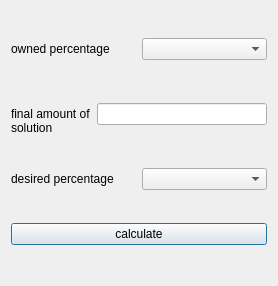
<?xml version="1.0" encoding="UTF-8"?>
<ui version="4.0">
 <class>AlcoCalc</class>
 <widget class="QDialog" name="AlcoCalc">
  <property name="geometry">
   <rect>
    <x>0</x>
    <y>0</y>
    <width>278</width>
    <height>286</height>
   </rect>
  </property>
  <property name="windowTitle">
   <string>Alcohol Calculator</string>
  </property>
  <layout class="QVBoxLayout" name="verticalLayout">
   <item>
    <layout class="QHBoxLayout" name="horizontalLayout">
     <item>
      <widget class="QLabel" name="label_4">
       <property name="text">
        <string>owned percentage</string>
       </property>
      </widget>
     </item>
     <item>
      <widget class="QComboBox" name="ownedBox"/>
     </item>
    </layout>
   </item>
   <item>
    <layout class="QHBoxLayout" name="horizontalLayout_2">
     <item>
      <widget class="QLabel" name="label">
       <property name="text">
        <string>
final amount of 
solution</string>
       </property>
      </widget>
     </item>
     <item>
      <widget class="QLineEdit" name="AmountSolEdit"/>
     </item>
    </layout>
   </item>
   <item>
    <layout class="QHBoxLayout" name="horizontalLayout_3">
     <item>
      <widget class="QLabel" name="label_2">
       <property name="text">
        <string>desired percentage</string>
       </property>
      </widget>
     </item>
     <item>
      <widget class="QComboBox" name="desireBox"/>
     </item>
    </layout>
   </item>
   <item>
    <widget class="QPushButton" name="pushButton">
     <property name="text">
      <string>calculate</string>
     </property>
    </widget>
   </item>
  </layout>
 </widget>
 <resources/>
 <connections/>
</ui>
